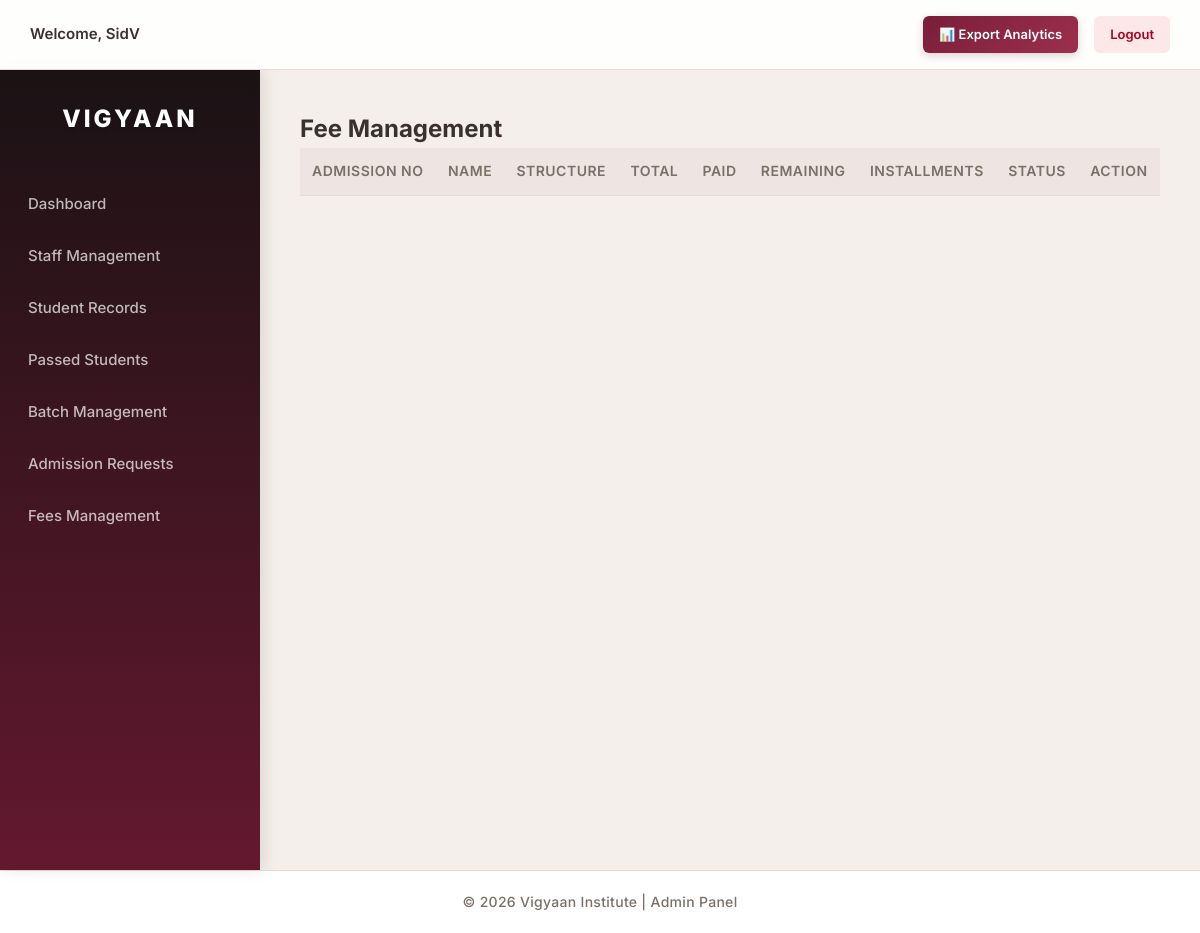
The app's page /fees/list.php (signed in), older data.
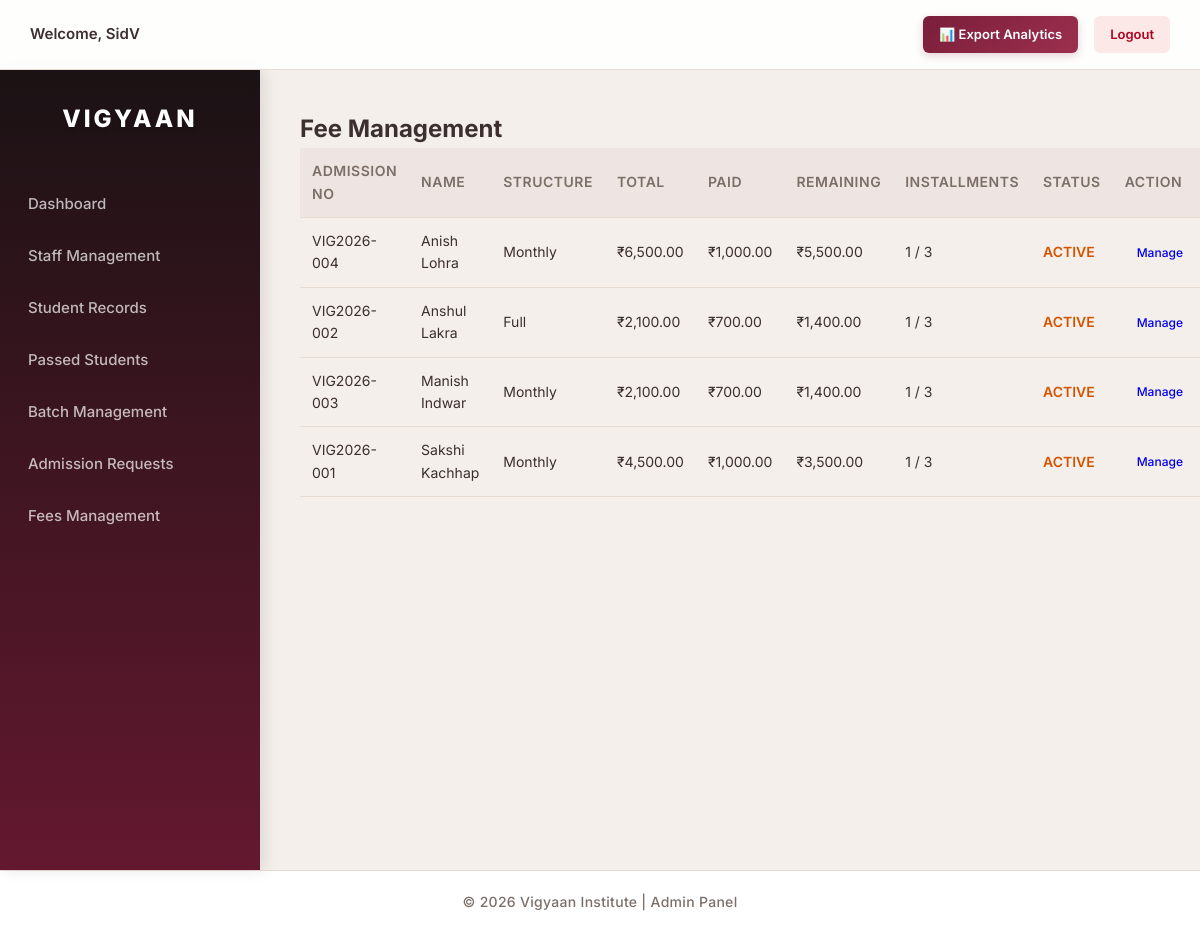
The same page, newer data.
### tables this page shows
CREATE TABLE `students` (
  `id` int(11) NOT NULL,
  `admission_no` varchar(20) NOT NULL,
  `registration_no` varchar(50) DEFAULT NULL,
  `full_name` varchar(100) NOT NULL,
  `dob` date DEFAULT NULL,
  `gender` enum('Male','Female','Other') DEFAULT NULL,
  `phone` varchar(15) DEFAULT NULL,
  `email` varchar(100) DEFAULT NULL,
  `photo` varchar(255) DEFAULT NULL,
  `father_name` varchar(100) DEFAULT NULL,
  `mother_name` varchar(100) DEFAULT NULL,
  `guardian_phone` varchar(15) DEFAULT NULL,
  `address` text DEFAULT NULL,
  `city` varchar(50) DEFAULT NULL,
  `state` varchar(50) DEFAULT NULL,
  `pincode` varchar(10) DEFAULT NULL,
  `course` varchar(100) DEFAULT NULL,
  `batch` varchar(50) DEFAULT NULL,
  `admission_date` date DEFAULT NULL,
  `course_duration` varchar(255) DEFAULT NULL,
  `total_fees` decimal(10,2) DEFAULT NULL,
  `fees_paid` decimal(10,2) DEFAULT 0.00,
  `status` enum('Active','Completed','Dropped') DEFAULT 'Active',
  `created_at` timestamp NOT NULL DEFAULT current_timestamp(),
  `updated_at` timestamp NOT NULL DEFAULT current_timestamp() ON UPDATE current_timestamp(),
  `sequence_no` int(11) NOT NULL,
  `medium` varchar(50) DEFAULT NULL,
  `institution_name` varchar(150) DEFAULT NULL,
  `institution_address` text DEFAULT NULL,
  `degree` varchar(100) DEFAULT NULL,
  `percentage` varchar(10) DEFAULT NULL,
  `main_subjects` varchar(150) DEFAULT NULL,
  `passing_year` varchar(10) DEFAULT NULL,
  `discount_type` varchar(50) DEFAULT NULL,
  `discount_percent` decimal(5,2) DEFAULT 0.00,
  `discount_amount` decimal(10,2) DEFAULT 0.00,
  `final_total` decimal(10,2) DEFAULT 0.00,
  `payment_structure` varchar(20) DEFAULT NULL,
  `heard_about` text DEFAULT NULL,
  `referred_student_name` varchar(100) DEFAULT NULL,
  `referred_student_phone` varchar(20) DEFAULT NULL,
  `heard_other_text` varchar(255) DEFAULT NULL,
  `batch_id` int(11) DEFAULT NULL,
  `receipt_number` varchar(100) DEFAULT NULL
);

### fees/list.php (the view, shortened to what this page needs)
<?php
require_once dirname(__DIR__) . '/includes/db.php';
$query = "
SELECT
    s.id,
    s.full_name,
    s.admission_no,
    s.total_fees,
    s.fees_paid,
    s.final_total,
    s.payment_structure,
    COUNT(fi.id) AS total_installments,
    SUM(CASE WHEN fi.status='paid' THEN 1 ELSE 0 END) AS paid_installments,
    SUM(CASE WHEN fi.status='pending' THEN 1 ELSE 0 END) AS pending_installments,
    SUM(CASE WHEN fi.status='pending' AND fi.due_date < CURDATE() THEN 1 ELSE 0 END) AS overdue_installments
FROM students s
LEFT JOIN fee_installments fi ON s.id = fi.student_id
GROUP BY s.id
ORDER BY s.full_name ASC
";
$result = $conn->query($query);
require_once "../includes/header.php";
require_once "../includes/sidebar.php";
?>
<h2>Fee Management</h2>
<div class="table-wrapper">
<table class="fee-table">
<tr>
    <th>Admission No</th>
    <th>Name</th>
    <th>Structure</th>
    <th>Total</th>
    <th>Paid</th>
    <th>Remaining</th>
    <th>Installments</th>
    <th>Status</th>
    <th>Action</th>
</tr>
<?php while($row = $result->fetch_assoc()):
$final_total = $row['final_total'] > 0 ? $row['final_total'] : $row['total_fees'];
$remaining = $final_total - $row['fees_paid'];
$total_installments = (int)$row['total_installments'];
$paid_installments = (int)$row['paid_installments'];
$overdue_installments = (int)$row['overdue_installments'];
$status = "";
$status_class = "";
if ($remaining <= 0) {
    $status = "CLEAR";
    $status_class = "status-clear";
}
elseif ($total_installments == 0) {
    $status = "PLAN NOT CREATED";
    $status_class = "status-plan";
}
elseif ($overdue_installments > 0) {
    $status = "OVERDUE";
    $status_class = "status-overdue";
}
else {
    $status = "ACTIVE";
    $status_class = "status-active-fee";
}
?>
<tr>
    <td><?php echo $row['admission_no']; ?></td>
    <td><?php echo htmlspecialchars($row['full_name']); ?></td>
    <td><?php echo $row['payment_structure']; ?></td>
    <td>₹<?php echo number_format($final_total,2); ?></td>
    <td>₹<?php echo number_format($row['fees_paid'],2); ?></td>
    <td>₹<?php echo number_format(max($remaining,0),2); ?></td>
    <td>
        <?php
        if($total_installments > 0){
            echo $paid_installments . " / " . $total_installments;
        } else {
            echo "-";
        }
        ?>
    </td>
    <td class="<?php echo $status_class; ?>">
        <?php echo $status; ?>
    </td>
    <td>
        <a href="manage.php?student_id=<?php echo $row['id']; ?>" class="action-btn">
            Manage
        </a>
    </td>
</tr>
<?php endwhile; ?>
</table>
</div>
<?php require_once "../includes/footer.php"; ?>

Row changes from the older to the newer data that the page shows:
added students: admission_no "VIG2026-004", full_name "Anish Lohra", payment_structure "Monthly", final_total "6,500.00", fees_paid "1,000.00", max($remaining,0) "5,500.00", paid_installments "1", total_installments "3", status "ACTIVE"
added students: admission_no "VIG2026-002", full_name "Anshul Lakra", payment_structure "Full", final_total "2,100.00", fees_paid "700.00", max($remaining,0) "1,400.00", paid_installments "1", total_installments "3", status "ACTIVE"
added students: admission_no "VIG2026-003", full_name "Manish Indwar", payment_structure "Monthly", final_total "2,100.00", fees_paid "700.00", max($remaining,0) "1,400.00", paid_installments "1", total_installments "3", status "ACTIVE"
added students: admission_no "VIG2026-001", full_name "Sakshi Kachhap", payment_structure "Monthly", final_total "4,500.00", fees_paid "1,000.00", max($remaining,0) "3,500.00", paid_installments "1", total_installments "3", status "ACTIVE"
